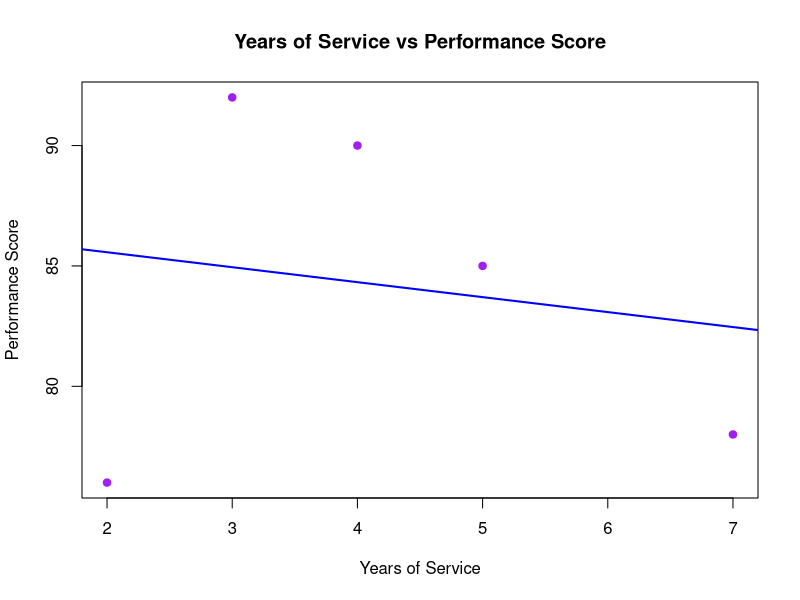

This figure's R source:
# Set 3 - Q3: Scatter plot - years of service vs performance score
years_of_service <- c(5, 3, 7, 4, 2)
performance_score <- c(85, 92, 78, 90, 76)

plot(years_of_service, performance_score,
     main = "Years of Service vs Performance Score",
     xlab = "Years of Service", ylab = "Performance Score",
     pch = 19, col = "purple")
abline(lm(performance_score ~ years_of_service), col = "blue", lwd = 2)

correlation <- cor(years_of_service, performance_score)
cat("Correlation between Years of Service and Performance Score:", round(correlation, 3), "\n")

if (correlation < -0.5) {
  cat("Finding: There is a strong negative correlation between years of service and performance score.\n")
  cat("This suggests that employees with more years of service tend to have lower performance scores\n")
  cat("in this sample, indicating performance may depend more on individual factors than tenure alone.\n")
} else if (correlation > 0.5) {
  cat("Finding: There is a strong positive correlation between years of service and performance score.\n")
  cat("This suggests that longer-serving employees tend to perform better, possibly due to experience.\n")
} else {
  cat("Finding: There is a weak or negligible correlation between years of service and performance score.\n")
  cat("This suggests tenure alone does not strongly predict performance in this sample.\n")
}
